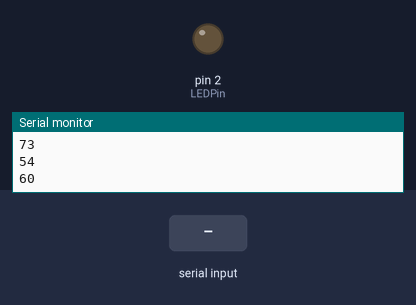
A sketch run on a simulated Arduino Uno, built with avr-gcc and run on an emulated ATmega328P. Parts: output pins drawn as LEDs (lit = HIGH), the last lines printed to the serial monitor. Inputs (shaded band) come from the test bench. Random numbers use the default seed unless the sketch sets one.

Above: at 1.2 s.
1.3 s: "1" received over the second serial link
At 2.3 s:
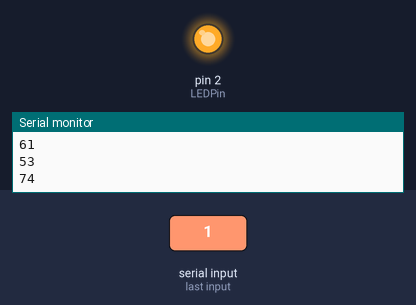
2.8 s: "0" received over the second serial link
At 3.4 s:
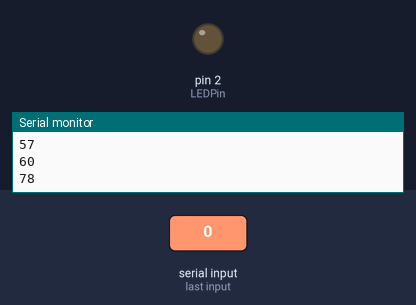
Timing chart, 0 to 5.8 s (numbered marks = the images above; inputs shaded):
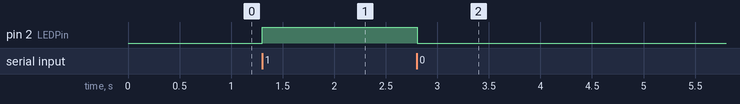

The sketch:

AppInventor.ino
```cpp
//  Arduino, HM-10, App Inventor 2
//
//  Example Project Part 1: Turn an LED on and off basic
//  By Martyn Currey. www.martyncurrey.com
//
//  Pins
//  BT VCC to Arduino 5V out.
//  BT GND to GND
//  Arduino D8 (ASS RX) - BT TX no need voltage divider
//  Arduino D9 (ASS TX) - BT RX through a voltage divider
//  Arduino D2 - Resistor + LED

// https://www.pjrc.com/teensy/td_libs_AltSoftSerial.html
#include <AltSoftSerial.h>
AltSoftSerial ASSserial;

byte LEDPin = 2;
char c=' ';


void setup()
{
    Serial.begin(9600);
    Serial.print("Sketch:   ");   Serial.println(__FILE__);
    Serial.print("Uploaded: ");   Serial.println(__DATE__);
    Serial.println(" ");

    ASSserial.begin(9600);
    Serial.println("ASSserial started at 9600");
    Serial.println(" ");

    pinMode(LEDPin, OUTPUT);

}

void loop()
{
    int heart_rate = random(50, 100);
    ASSserial.write(heart_rate);
    Serial.println(heart_rate);
     // Read from the Bluetooth module and turn the LED on and off
    if (ASSserial.available())
    {
        c = ASSserial.read();
        Serial.println(c);

        // The ascii code for 0 is dec 48
        // The ascii code for 1 is dec 49
        if ( c== 48) { digitalWrite(LEDPin, LOW); }
        if ( c== 49) { digitalWrite(LEDPin, HIGH); }
    }
}
```

Measured:
- after the input at 1.3 s, pin 2 (LEDPin): LOW → HIGH at once
- after the input at 2.8 s, pin 2 (LEDPin): HIGH → LOW at once
